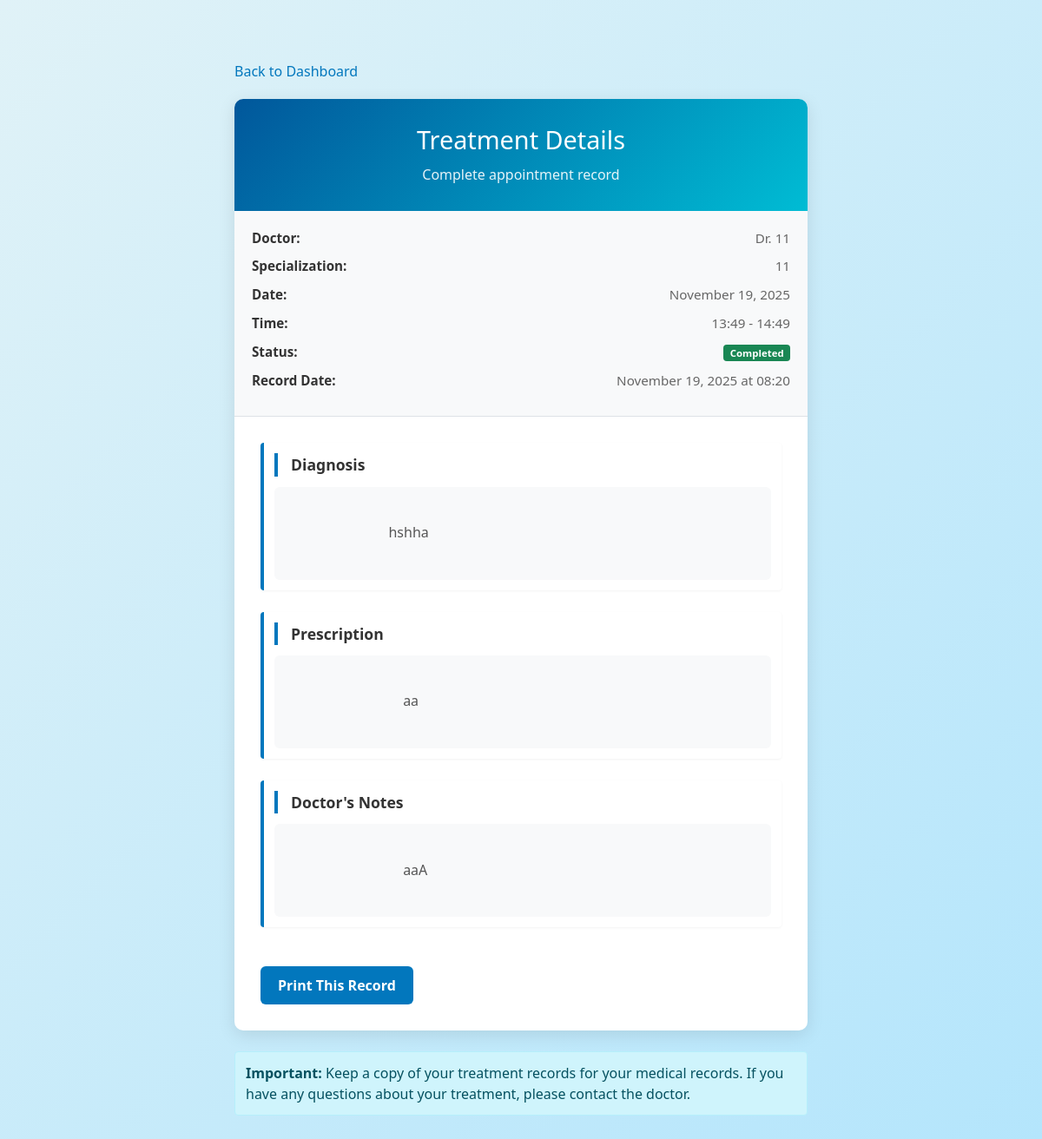
The page /patient_view_treatment/6 (signed in) on the database its author committed.
### application/models.py (models this page shows, shortened)
class Doctor(db.Model, UserMixin):
    __tablename__ = 'doctors'
    id = db.Column(db.Integer, primary_key=True)
    username = db.Column(db.String(80), unique=True, nullable=False)
    passwordd = db.Column(db.String(255), nullable=False)
    name = db.Column(db.String(100), nullable=False)
    email = db.Column(db.String(120), unique=True, nullable=False)
    contact = db.Column(db.String(15))
    specialization = db.Column(db.String(100), nullable=False)
    department_id = db.Column(db.Integer, db.ForeignKey('departments.id'), nullable=False)
    qualifications = db.Column(db.Text)
    is_blacklisted = db.Column(db.Boolean, default=False)
    doctor_id = db.Column(db.Integer, db.ForeignKey('users.id'), nullable=False, unique=True)
    appointments = db.relationship('Appointment', backref='doctor', lazy=True)

class Appointment(db.Model):
    __tablename__ = 'appointments'
    id = db.Column(db.Integer, primary_key=True)
    patient_id = db.Column(db.Integer, db.ForeignKey('patients.id'), nullable=True)  # Nullable for availability slots
    doctor_id = db.Column(db.Integer, db.ForeignKey('doctors.id'), nullable=False)
    name = db.Column(db.String(100), nullable=False)  # Patient name or 'Available' for slots
    date = db.Column(db.Date, nullable=False)
    st_time = db.Column(db.Time, nullable=False)
    en_time = db.Column(db.Time, nullable=False)
    status = db.Column(db.String(20), default='Booked')  # Booked, Completed, Cancelled, Available
    treatment = db.relationship('Treatment', backref='appointment', uselist=False, cascade='all, delete-orphan')

class Treatment(db.Model):
    __tablename__ = 'treatments'
    id = db.Column(db.Integer, primary_key=True)
    appointment_id = db.Column(db.Integer, db.ForeignKey('appointments.id'), nullable=False, unique=True)
    diagnosis = db.Column(db.Text, nullable=False)
    prescription = db.Column(db.Text)
    notes = db.Column(db.Text)
    created_at = db.Column(db.DateTime, default=datetime.utcnow)

### application/routes.py (the view)
@app.route('/patient_view_treatment/<int:appointment_id>')
@login_required
def patient_view_treatment(appointment_id):
    if current_user.user_role != 2:
        abort(403)
    patient = Patient.query.filter_by(patient_id=current_user.id).first()
    appointment = Appointment.query.get_or_404(appointment_id)
    if appointment.patient_id != patient.id:
        abort(403)
    return render_template('patient_view_treatment.html', appointment=appointment)

### templates/patient_view_treatment.html (shortened to what this page needs)
<!DOCTYPE html>
<html lang="en">
<head>
    <link href="https://cdn.jsdelivr.net/npm/bootstrap@5.1.3/dist/css/bootstrap.min.css" rel="stylesheet">
    <link rel="stylesheet" href="{{ url_for('static', filename='style.css') }}">
</head>
<body class="bg-light">
    <div class="treatment-container">
        <a href="{{ url_for('patient_dashboard') }}" class="back-link no-print"> Back to Dashboard</a>
        <div class="treatment-card">
            <div class="treatment-header">
                <h2> Treatment Details</h2>
                <p style="margin: 10px 0 0 0; opacity: 0.9;">Complete appointment record</p>
            </div>
            <div class="appointment-info">
                <div class="info-row">
                    <span class="info-label">Doctor:</span>
                    <span class="info-value">Dr. {{ appointment.doctor.name }}</span>
                </div>
                <div class="info-row">
                    <span class="info-label">Specialization:</span>
                    <span class="info-value">{{ appointment.doctor.specialization }}</span>
                </div>
                <div class="info-row">
                    <span class="info-label">Date:</span>
                    <span class="info-value">{{ appointment.date.strftime('%B %d, %Y') }}</span>
                </div>
                <div class="info-row">
                    <span class="info-label">Time:</span>
                    <span class="info-value">{{ appointment.st_time.strftime('%H:%M') }} - {{ appointment.en_time.strftime('%H:%M') }}</span>
                </div>
                <div class="info-row">
                    <span class="info-label">Status:</span>
                    <span class="info-value">
                        <span class="badge bg-success">{{ appointment.status }}</span>
                    </span>
                </div>
                {% if appointment.treatment %}
                    <div class="info-row">
                        <span class="info-label">Record Date:</span>
                        <span class="info-value">{{ appointment.treatment.created_at.strftime('%B %d, %Y at %H:%M') }}</span>
                    </div>
                {% endif %}
            </div>
            <div class="treatment-body">
                {% if appointment.treatment %}
                    <div class="treatment-section">
                        <div class="section-title"> Diagnosis</div>
                        <div class="section-content">
                            {{ appointment.treatment.diagnosis }}
                        </div>
                    </div>
                    {% if appointment.treatment.prescription %}
                        <div class="treatment-section">
                            <div class="section-title"> Prescription</div>
                            <div class="section-content">
                                {{ appointment.treatment.prescription }}
                            </div>
                        </div>
                    {% endif %}
                    {% if appointment.treatment.notes %}
                        <div class="treatment-section">
                            <div class="section-title"> Doctor's Notes</div>
                            <div class="section-content">
                                {{ appointment.treatment.notes }}
                            </div>
                        </div>
                    {% endif %}
                    <div class="no-print">
                        <button onclick="window.print()" class="print-btn"> Print This Record</button>
                    </div>
                {% else %}
                    <div class="text-center" style="padding: 40px 20px; color: #999;">
                        <p style="font-size: 1.1rem; margin-bottom: 10px;"> No treatment details recorded yet</p>
                        <p>The doctor will record treatment information after the appointment is completed.</p>
                    </div>
                {% endif %}
            </div>
        </div>
        <div class="alert alert-info mt-4 no-print" role="alert">
            <strong> Important:</strong> Keep a copy of your treatment records for your medical records. If you have any questions about your treatment, please contact the doctor.
        </div>
    </div>
</body>
</html>

### static/style.css (style rules this page uses)
* { margin: 0; padding: 0; box-sizing: border-box; }
body { font-family: 'Segoe UI', Tahoma, Geneva, Verdana, sans-serif; background: linear-gradient(135deg, #e0f2f7 0%, #b3e5fc 100%); margin: 0; padding: 0; min-height: 100vh; }
.section-title { font-weight: bold; margin-bottom: 10px; font-size: 16px; }
button, .btn { padding: 10px 20px; border-radius: 4px; border: none; font-size: 16px; cursor: pointer; text-decoration: none; display: inline-block; transition: 0.3s; font-weight: normal; }
.alert { padding: 12px; margin: 10px 0; border-radius: 4px; }
.treatment-section { margin-bottom: 18px; padding: 12px; background: white; border-left: 4px solid #0277bd; border-radius: 4px; box-shadow: 0 1px 3px rgba(0, 0, 0, 0.05); }

### templates/patient_view_treatment.html (style rules this page uses)
.treatment-container { max-width: 700px; margin: 50px auto; padding: 20px; }
.treatment-card { background: white; border-radius: 10px; box-shadow: 0 5px 20px rgba(0,0,0,0.1); overflow: hidden; }
.treatment-header { background: linear-gradient(135deg, #01579b 0%, #00bcd4 100%); color: white; padding: 30px; text-align: center; }
.treatment-header h2 { margin: 0; font-size: 1.8rem; }
.appointment-info { padding: 20px; background: #f8f9fa; border-bottom: 1px solid #dee2e6; }
.info-row { display: flex; justify-content: space-between; margin-bottom: 10px; font-size: 0.95rem; }
.info-label { font-weight: 600; color: #333; }
.info-value { color: #666; }
.treatment-body { padding: 30px; }
.treatment-section { margin-bottom: 25px; }
.section-title { font-size: 1.1rem; font-weight: 700; color: #333; border-left: 4px solid #0277bd; padding-left: 15px; margin-bottom: 12px; }
.section-content { background: #f8f9fa; padding: 15px; border-radius: 6px; line-height: 1.6; color: #555; white-space: pre-wrap; word-wrap: break-word; }
.back-link { display: inline-block; margin-bottom: 20px; color: #0277bd; text-decoration: none; font-weight: 500; }
.print-btn { background: #0277bd; color: white; border: none; padding: 10px 20px; border-radius: 6px; cursor: pointer; font-weight: 600; margin-top: 20px; transition: all 0.3s; }

### rows shown on the page
Doctor: doctor.name "11", doctor.specialization "11"
Appointment: date "November 19, 2025", st_time "13:49", en_time "14:49", status "Completed"
Treatment: treatment.created_at "November 19, 2025 at 08:20", treatment.diagnosis "hshha", treatment.prescription "aa", treatment.notes "aaA"
